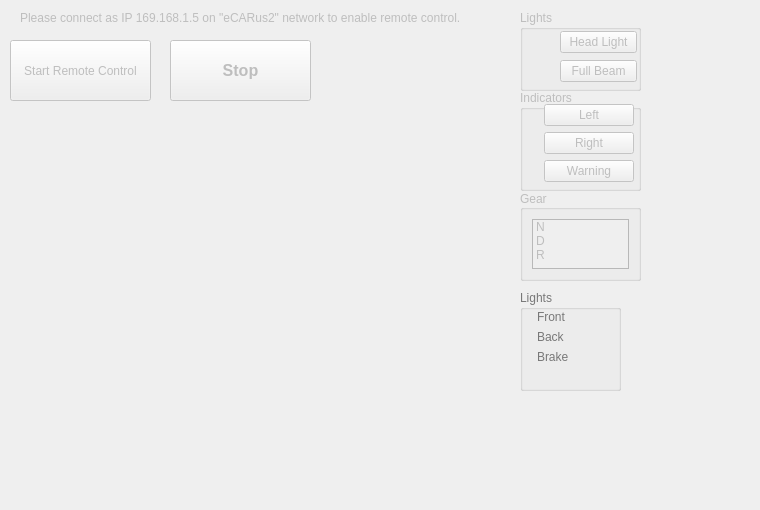
      <widget class="QWidget" name="RemoteControl">
       <property name="enabled">
        <bool>false</bool>
       </property>
       <attribute name="title">
        <string>Dev2</string>
       </attribute>
       <widget class="QLabel" name="Remote_StatusLabel">
        <property name="geometry">
         <rect>
          <x>20</x>
          <y>10</y>
          <width>481</width>
          <height>16</height>
         </rect>
        </property>
        <property name="text">
         <string>Please connect as IP 169.168.1.5 on &quot;eCARus2&quot; network to enable remote control.</string>
        </property>
       </widget>
       <widget class="QPushButton" name="startRemoteButton">
        <property name="enabled">
         <bool>false</bool>
        </property>
        <property name="geometry">
         <rect>
          <x>10</x>
          <y>40</y>
          <width>141</width>
          <height>61</height>
         </rect>
        </property>
        <property name="styleSheet">
         <string notr="true">background:none;</string>
        </property>
        <property name="text">
         <string>Start Remote Control</string>
        </property>
       </widget>
       <widget class="QGroupBox" name="groupBox_6">
        <property name="geometry">
         <rect>
          <x>520</x>
          <y>90</y>
          <width>121</width>
          <height>101</height>
         </rect>
        </property>
        <property name="styleSheet">
         <string notr="true">background:none;</string>
        </property>
        <property name="title">
         <string>Indicators</string>
        </property>
        <widget class="QWidget" name="layoutWidget_16">
         <property name="geometry">
          <rect>
           <x>11</x>
           <y>14</y>
           <width>103</width>
           <height>85</height>
          </rect>
         </property>
         <layout class="QFormLayout" name="formLayout_4">
          <item row="0" column="0">
           <layout class="QVBoxLayout" name="verticalLayout_6">
            <item>
             <widget class="QLabel" name="indicatorLeftLabel">
              <property name="text">
               <string/>
              </property>
              <property name="pixmap">
               <pixmap resource="source.qrc">:/new/prefix2/photos/Red_Light.png</pixmap>
              </property>
             </widget>
            </item>
            <item>
             <widget class="QLabel" name="indicatorRightLabel">
              <property name="text">
               <string/>
              </property>
              <property name="pixmap">
               <pixmap resource="source.qrc">:/new/prefix2/photos/Red_Light.png</pixmap>
              </property>
             </widget>
            </item>
            <item>
             <widget class="QLabel" name="warningLabel">
              <property name="text">
               <string/>
              </property>
              <property name="pixmap">
               <pixmap resource="source.qrc">:/new/prefix2/photos/Red_Light.png</pixmap>
              </property>
             </widget>
            </item>
           </layout>
          </item>
          <item row="0" column="1">
           <layout class="QVBoxLayout" name="verticalLayout_8">
            <item>
             <widget class="QPushButton" name="indicatorLeftButton">
              <property name="text">
               <string>Left</string>
              </property>
             </widget>
            </item>
            <item>
             <widget class="QPushButton" name="indicatorRightButton">
              <property name="text">
               <string>Right</string>
              </property>
             </widget>
            </item>
            <item>
             <widget class="QPushButton" name="warningButton">
              <property name="text">
               <string>Warning</string>
              </property>
             </widget>
            </item>
           </layout>
          </item>
         </layout>
        </widget>
       </widget>
       <widget class="QGroupBox" name="groupBox_10">
        <property name="geometry">
         <rect>
          <x>520</x>
          <y>190</y>
          <width>121</width>
          <height>91</height>
         </rect>
        </property>
        <property name="styleSheet">
         <string notr="true">background:none;</string>
        </property>
        <property name="title">
         <string>Gear</string>
        </property>
        <property name="alignment">
         <set>Qt::AlignLeading|Qt::AlignLeft|Qt::AlignVCenter</set>
        </property>
        <property name="flat">
         <bool>false</bool>
        </property>
        <layout class="QGridLayout" name="gridLayout_5">
         <item row="0" column="0">
          <widget class="QListWidget" name="gearList">
           <property name="verticalScrollBarPolicy">
            <enum>Qt::ScrollBarAlwaysOff</enum>
           </property>
           <property name="horizontalScrollBarPolicy">
            <enum>Qt::ScrollBarAsNeeded</enum>
           </property>
           <property name="sizeAdjustPolicy">
            <enum>QAbstractScrollArea::AdjustToContentsOnFirstShow</enum>
           </property>
           <property name="autoScroll">
            <bool>false</bool>
           </property>
           <item>
            <property name="text">
             <string>N</string>
            </property>
            <property name="flags">
             <set>ItemIsSelectable|ItemIsDragEnabled|ItemIsDropEnabled|ItemIsUserCheckable|ItemIsEnabled</set>
            </property>
           </item>
           <item>
            <property name="text">
             <string>D</string>
            </property>
           </item>
           <item>
            <property name="text">
             <string>R</string>
            </property>
           </item>
          </widget>
         </item>
        </layout>
       </widget>
       <widget class="QPushButton" name="stopRemoteButton">
        <property name="enabled">
         <bool>false</bool>
        </property>
        <property name="geometry">
         <rect>
          <x>170</x>
          <y>40</y>
          <width>141</width>
          <height>61</height>
         </rect>
        </property>
        <property name="font">
         <font>
          <pointsize>12</pointsize>
          <weight>75</weight>
          <bold>true</bold>
         </font>
        </property>
        <property name="autoFillBackground">
         <bool>false</bool>
        </property>
        <property name="styleSheet">
         <string notr="true">background:none;</string>
        </property>
        <property name="text">
         <string>Stop</string>
        </property>
       </widget>
       <widget class="QGroupBox" name="groupBox_7">
        <property name="geometry">
         <rect>
          <x>520</x>
          <y>10</y>
          <width>121</width>
          <height>81</height>
         </rect>
        </property>
        <property name="styleSheet">
         <string notr="true">background:none;</string>
        </property>
        <property name="title">
         <string>Lights</string>
        </property>
        <widget class="QWidget" name="layoutWidget_7">
         <property name="geometry">
          <rect>
           <x>40</x>
           <y>20</y>
           <width>77</width>
           <height>54</height>
          </rect>
         </property>
         <layout class="QVBoxLayout" name="verticalLayout_7">
          <item>
           <widget class="QPushButton" name="headLightButton">
            <property name="styleSheet">
             <string notr="true"/>
            </property>
            <property name="text">
             <string>Head Light</string>
            </property>
           </widget>
          </item>
          <item>
           <widget class="QPushButton" name="fullBeamButton">
            <property name="enabled">
             <bool>false</bool>
            </property>
            <property name="text">
             <string>Full Beam</string>
            </property>
           </widget>
          </item>
         </layout>
        </widget>
        <widget class="QWidget" name="layoutWidget_8">
         <property name="geometry">
          <rect>
           <x>10</x>
           <y>20</y>
           <width>18</width>
           <height>51</height>
          </rect>
         </property>
         <layout class="QVBoxLayout" name="verticalLayout_13">
          <item>
           <widget class="QLabel" name="headLightLabel">
            <property name="text">
             <string/>
            </property>
            <property name="pixmap">
             <pixmap resource="source.qrc">:/new/prefix2/photos/Red_Light.png</pixmap>
            </property>
           </widget>
          </item>
          <item>
           <widget class="QLabel" name="fullBeamLabel">
            <property name="text">
             <string/>
            </property>
            <property name="pixmap">
             <pixmap resource="source.qrc">:/new/prefix2/photos/Red_Light.png</pixmap>
            </property>
           </widget>
          </item>
         </layout>
        </widget>
       </widget>
       <widget class="QWidget" name="gridLayoutWidget_2">
        <property name="geometry">
         <rect>
          <x>-350</x>
          <y>-140</y>
          <width>160</width>
          <height>80</height>
         </rect>
        </property>
        <layout class="QGridLayout" name="gridLayout_2"/>
       </widget>
       <widget class="QLabel" name="label_4">
        <property name="geometry">
         <rect>
          <x>530</x>
          <y>440</y>
          <width>141</width>
          <height>21</height>
         </rect>
        </property>
        <property name="text">
         <string/>
        </property>
       </widget>
       <widget class="QLabel" name="label_7">
        <property name="geometry">
         <rect>
          <x>470</x>
          <y>470</y>
          <width>281</width>
          <height>31</height>
         </rect>
        </property>
        <property name="text">
         <string/>
        </property>
       </widget>
       <widget class="QGroupBox" name="groupBox_18">
        <property name="geometry">
         <rect>
          <x>520</x>
          <y>290</y>
          <width>101</width>
          <height>101</height>
         </rect>
        </property>
        <property name="palette">
         <palette>
          <active>
           <colorrole role="WindowText">
            <brush brushstyle="SolidPattern">
             <color alpha="255">
              <red>0</red>
              <green>170</green>
              <blue>0</blue>
             </color>
            </brush>
           </colorrole>
           <colorrole role="Button">
            <brush brushstyle="SolidPattern">
             <color alpha="255">
              <red>255</red>
              <green>255</green>
              <blue>255</blue>
             </color>
            </brush>
           </colorrole>
           <colorrole role="Base">
            <brush brushstyle="SolidPattern">
             <color alpha="255">
              <red>255</red>
              <green>255</green>
              <blue>255</blue>
             </color>
            </brush>
           </colorrole>
           <colorrole role="Window">
            <brush brushstyle="SolidPattern">
             <color alpha="255">
              <red>255</red>
              <green>255</green>
              <blue>255</blue>
             </color>
            </brush>
           </colorrole>
          </active>
          <inactive>
           <colorrole role="WindowText">
            <brush brushstyle="SolidPattern">
             <color alpha="255">
              <red>0</red>
              <green>170</green>
              <blue>0</blue>
             </color>
            </brush>
           </colorrole>
           <colorrole role="Button">
            <brush brushstyle="SolidPattern">
             <color alpha="255">
              <red>255</red>
              <green>255</green>
              <blue>255</blue>
             </color>
            </brush>
           </colorrole>
           <colorrole role="Base">
            <brush brushstyle="SolidPattern">
             <color alpha="255">
              <red>255</red>
              <green>255</green>
              <blue>255</blue>
             </color>
            </brush>
           </colorrole>
           <colorrole role="Window">
            <brush brushstyle="SolidPattern">
             <color alpha="255">
              <red>255</red>
              <green>255</green>
              <blue>255</blue>
             </color>
            </brush>
           </colorrole>
          </inactive>
          <disabled>
           <colorrole role="WindowText">
            <brush brushstyle="SolidPattern">
             <color alpha="255">
              <red>120</red>
              <green>120</green>
              <blue>120</blue>
             </color>
            </brush>
           </colorrole>
           <colorrole role="Button">
            <brush brushstyle="SolidPattern">
             <color alpha="255">
              <red>255</red>
              <green>255</green>
              <blue>255</blue>
             </color>
            </brush>
           </colorrole>
           <colorrole role="Base">
            <brush brushstyle="SolidPattern">
             <color alpha="255">
              <red>255</red>
              <green>255</green>
              <blue>255</blue>
             </color>
            </brush>
           </colorrole>
           <colorrole role="Window">
            <brush brushstyle="SolidPattern">
             <color alpha="255">
              <red>255</red>
              <green>255</green>
              <blue>255</blue>
             </color>
            </brush>
           </colorrole>
          </disabled>
         </palette>
        </property>
        <property name="styleSheet">
         <string notr="true">background:none;</string>
        </property>
        <property name="title">
         <string>Lights</string>
        </property>
        <widget class="QWidget" name="layoutWidget_20">
         <property name="geometry">
          <rect>
           <x>11</x>
           <y>14</y>
           <width>51</width>
           <height>71</height>
          </rect>
         </property>
         <layout class="QFormLayout" name="formLayout_6">
          <item row="0" column="1">
           <layout class="QVBoxLayout" name="verticalLayout_19"/>
          </item>
          <item row="1" column="1">
           <widget class="QLabel" name="Label_TextFront">
            <property name="palette">
             <palette>
              <active>
               <colorrole role="WindowText">
                <brush brushstyle="SolidPattern">
                 <color alpha="255">
                  <red>0</red>
                  <green>170</green>
                  <blue>0</blue>
                 </color>
                </brush>
               </colorrole>
               <colorrole role="Button">
                <brush brushstyle="SolidPattern">
                 <color alpha="255">
                  <red>255</red>
                  <green>255</green>
                  <blue>255</blue>
                 </color>
                </brush>
               </colorrole>
               <colorrole role="Base">
                <brush brushstyle="SolidPattern">
                 <color alpha="255">
                  <red>255</red>
                  <green>255</green>
                  <blue>255</blue>
                 </color>
                </brush>
               </colorrole>
               <colorrole role="Window">
                <brush brushstyle="SolidPattern">
                 <color alpha="255">
                  <red>255</red>
                  <green>255</green>
                  <blue>255</blue>
                 </color>
                </brush>
               </colorrole>
              </active>
              <inactive>
               <colorrole role="WindowText">
                <brush brushstyle="SolidPattern">
                 <color alpha="255">
                  <red>0</red>
                  <green>170</green>
                  <blue>0</blue>
                 </color>
                </brush>
               </colorrole>
               <colorrole role="Button">
                <brush brushstyle="SolidPattern">
                 <color alpha="255">
                  <red>255</red>
                  <green>255</green>
                  <blue>255</blue>
                 </color>
                </brush>
               </colorrole>
               <colorrole role="Base">
                <brush brushstyle="SolidPattern">
                 <color alpha="255">
                  <red>255</red>
                  <green>255</green>
                  <blue>255</blue>
                 </color>
                </brush>
               </colorrole>
               <colorrole role="Window">
                <brush brushstyle="SolidPattern">
                 <color alpha="255">
                  <red>255</red>
                  <green>255</green>
                  <blue>255</blue>
                 </color>
                </brush>
               </colorrole>
              </inactive>
              <disabled>
               <colorrole role="WindowText">
                <brush brushstyle="SolidPattern">
                 <color alpha="255">
                  <red>120</red>
                  <green>120</green>
                  <blue>120</blue>
                 </color>
                </brush>
               </colorrole>
               <colorrole role="Button">
                <brush brushstyle="SolidPattern">
                 <color alpha="255">
                  <red>255</red>
                  <green>255</green>
                  <blue>255</blue>
                 </color>
                </brush>
               </colorrole>
               <colorrole role="Base">
                <brush brushstyle="SolidPattern">
                 <color alpha="255">
                  <red>255</red>
                  <green>255</green>
                  <blue>255</blue>
                 </color>
                </brush>
               </colorrole>
               <colorrole role="Window">
                <brush brushstyle="SolidPattern">
                 <color alpha="255">
                  <red>255</red>
                  <green>255</green>
                  <blue>255</blue>
                 </color>
                </brush>
               </colorrole>
              </disabled>
             </palette>
            </property>
            <property name="text">
             <string>Front</string>
            </property>
           </widget>
          </item>
          <item row="2" column="1">
           <widget class="QLabel" name="Label_TextBack">
            <property name="palette">
             <palette>
              <active>
               <colorrole role="WindowText">
                <brush brushstyle="SolidPattern">
                 <color alpha="255">
                  <red>0</red>
                  <green>170</green>
                  <blue>0</blue>
                 </color>
                </brush>
               </colorrole>
               <colorrole role="Button">
                <brush brushstyle="SolidPattern">
                 <color alpha="255">
                  <red>255</red>
                  <green>255</green>
                  <blue>255</blue>
                 </color>
                </brush>
               </colorrole>
               <colorrole role="Base">
                <brush brushstyle="SolidPattern">
                 <color alpha="255">
                  <red>255</red>
                  <green>255</green>
                  <blue>255</blue>
                 </color>
                </brush>
               </colorrole>
               <colorrole role="Window">
                <brush brushstyle="SolidPattern">
                 <color alpha="255">
                  <red>255</red>
                  <green>255</green>
                  <blue>255</blue>
                 </color>
                </brush>
               </colorrole>
              </active>
              <inactive>
               <colorrole role="WindowText">
                <brush brushstyle="SolidPattern">
                 <color alpha="255">
                  <red>0</red>
                  <green>170</green>
                  <blue>0</blue>
                 </color>
                </brush>
               </colorrole>
               <colorrole role="Button">
                <brush brushstyle="SolidPattern">
                 <color alpha="255">
                  <red>255</red>
                  <green>255</green>
                  <blue>255</blue>
                 </color>
                </brush>
               </colorrole>
               <colorrole role="Base">
                <brush brushstyle="SolidPattern">
                 <color alpha="255">
                  <red>255</red>
                  <green>255</green>
                  <blue>255</blue>
                 </color>
                </brush>
               </colorrole>
               <colorrole role="Window">
                <brush brushstyle="SolidPattern">
                 <color alpha="255">
                  <red>255</red>
                  <green>255</green>
                  <blue>255</blue>
                 </color>
                </brush>
               </colorrole>
              </inactive>
              <disabled>
               <colorrole role="WindowText">
                <brush brushstyle="SolidPattern">
                 <color alpha="255">
                  <red>120</red>
                  <green>120</green>
                  <blue>120</blue>
                 </color>
                </brush>
               </colorrole>
               <colorrole role="Button">
                <brush brushstyle="SolidPattern">
                 <color alpha="255">
                  <red>255</red>
                  <green>255</green>
                  <blue>255</blue>
                 </color>
                </brush>
               </colorrole>
               <colorrole role="Base">
                <brush brushstyle="SolidPattern">
                 <color alpha="255">
                  <red>255</red>
                  <green>255</green>
                  <blue>255</blue>
                 </color>
                </brush>
               </colorrole>
               <colorrole role="Window">
                <brush brushstyle="SolidPattern">
                 <color alpha="255">
                  <red>255</red>
                  <green>255</green>
                  <blue>255</blue>
                 </color>
                </brush>
               </colorrole>
              </disabled>
             </palette>
            </property>
            <property name="text">
             <string>Back</string>
            </property>
           </widget>
          </item>
          <item row="3" column="1">
           <widget class="QLabel" name="Label_TextBrake">
            <property name="palette">
             <palette>
              <active>
               <colorrole role="WindowText">
                <brush brushstyle="SolidPattern">
                 <color alpha="255">
                  <red>0</red>
                  <green>170</green>
                  <blue>0</blue>
                 </color>
                </brush>
               </colorrole>
               <colorrole role="Button">
                <brush brushstyle="SolidPattern">
                 <color alpha="255">
                  <red>255</red>
                  <green>255</green>
                  <blue>255</blue>
                 </color>
                </brush>
               </colorrole>
               <colorrole role="Base">
                <brush brushstyle="SolidPattern">
                 <color alpha="255">
                  <red>255</red>
                  <green>255</green>
                  <blue>255</blue>
                 </color>
                </brush>
               </colorrole>
               <colorrole role="Window">
                <brush brushstyle="SolidPattern">
                 <color alpha="255">
                  <red>255</red>
                  <green>255</green>
                  <blue>255</blue>
                 </color>
                </brush>
               </colorrole>
              </active>
              <inactive>
               <colorrole role="WindowText">
                <brush brushstyle="SolidPattern">
                 <color alpha="255">
                  <red>0</red>
                  <green>170</green>
                  <blue>0</blue>
                 </color>
                </brush>
               </colorrole>
               <colorrole role="Button">
                <brush brushstyle="SolidPattern">
                 <color alpha="255">
                  <red>255</red>
                  <green>255</green>
                  <blue>255</blue>
                 </color>
                </brush>
               </colorrole>
               <colorrole role="Base">
                <brush brushstyle="SolidPattern">
                 <color alpha="255">
                  <red>255</red>
                  <green>255</green>
                  <blue>255</blue>
                 </color>
                </brush>
               </colorrole>
               <colorrole role="Window">
                <brush brushstyle="SolidPattern">
                 <color alpha="255">
                  <red>255</red>
                  <green>255</green>
                  <blue>255</blue>
                 </color>
                </brush>
               </colorrole>
              </inactive>
              <disabled>
               <colorrole role="WindowText">
                <brush brushstyle="SolidPattern">
                 <color alpha="255">
                  <red>120</red>
                  <green>120</green>
                  <blue>120</blue>
                 </color>
                </brush>
               </colorrole>
               <colorrole role="Button">
                <brush brushstyle="SolidPattern">
                 <color alpha="255">
                  <red>255</red>
                  <green>255</green>
                  <blue>255</blue>
                 </color>
                </brush>
               </colorrole>
               <colorrole role="Base">
                <brush brushstyle="SolidPattern">
                 <color alpha="255">
                  <red>255</red>
                  <green>255</green>
                  <blue>255</blue>
                 </color>
                </brush>
               </colorrole>
               <colorrole role="Window">
                <brush brushstyle="SolidPattern">
                 <color alpha="255">
                  <red>255</red>
                  <green>255</green>
                  <blue>255</blue>
                 </color>
                </brush>
               </colorrole>
              </disabled>
             </palette>
            </property>
            <property name="text">
             <string>Brake</string>
            </property>
           </widget>
          </item>
         </layout>
        </widget>
        <widget class="QWidget" name="layoutWidget_5">
         <property name="geometry">
          <rect>
           <x>70</x>
           <y>20</y>
           <width>20</width>
           <height>62</height>
          </rect>
         </property>
         <layout class="QVBoxLayout" name="verticalLayout_18">
          <item>
           <widget class="QLabel" name="General_LightFront">
            <property name="text">
             <string/>
            </property>
            <property name="pixmap">
             <pixmap resource="source.qrc">:/new/prefix2/photos/Red_Light.png</pixmap>
            </property>
           </widget>
          </item>
          <item>
           <widget class="QLabel" name="General_LightBack">
            <property name="text">
             <string/>
            </property>
            <property name="pixmap">
             <pixmap resource="source.qrc">:/new/prefix2/photos/Red_Light.png</pixmap>
            </property>
           </widget>
          </item>
          <item>
           <widget class="QLabel" name="General_LightBrake">
            <property name="text">
             <string/>
            </property>
            <property name="pixmap">
             <pixmap resource="source.qrc">:/new/prefix2/photos/Red_Light.png</pixmap>
            </property>
           </widget>
          </item>
         </layout>
        </widget>
       </widget>
       <zorder>startRemoteButton</zorder>
       <zorder>groupBox_6</zorder>
       <zorder>groupBox_10</zorder>
       <zorder>stopRemoteButton</zorder>
       <zorder>groupBox_7</zorder>
       <zorder>Remote_StatusLabel</zorder>
       <zorder>gridLayoutWidget_2</zorder>
       <zorder>label_4</zorder>
       <zorder>label_7</zorder>
       <zorder>groupBox_18</zorder>
      </widget>
